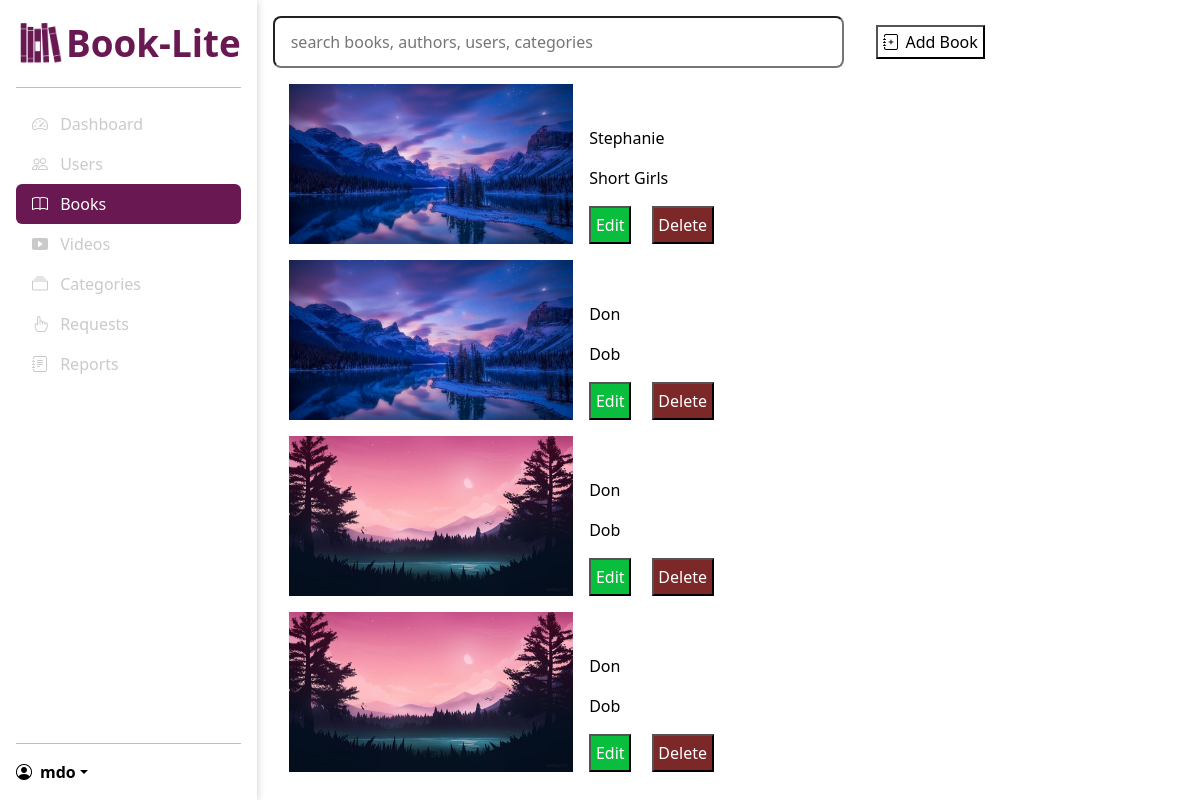
Page /admin/books (signed in) on the earlier database version.
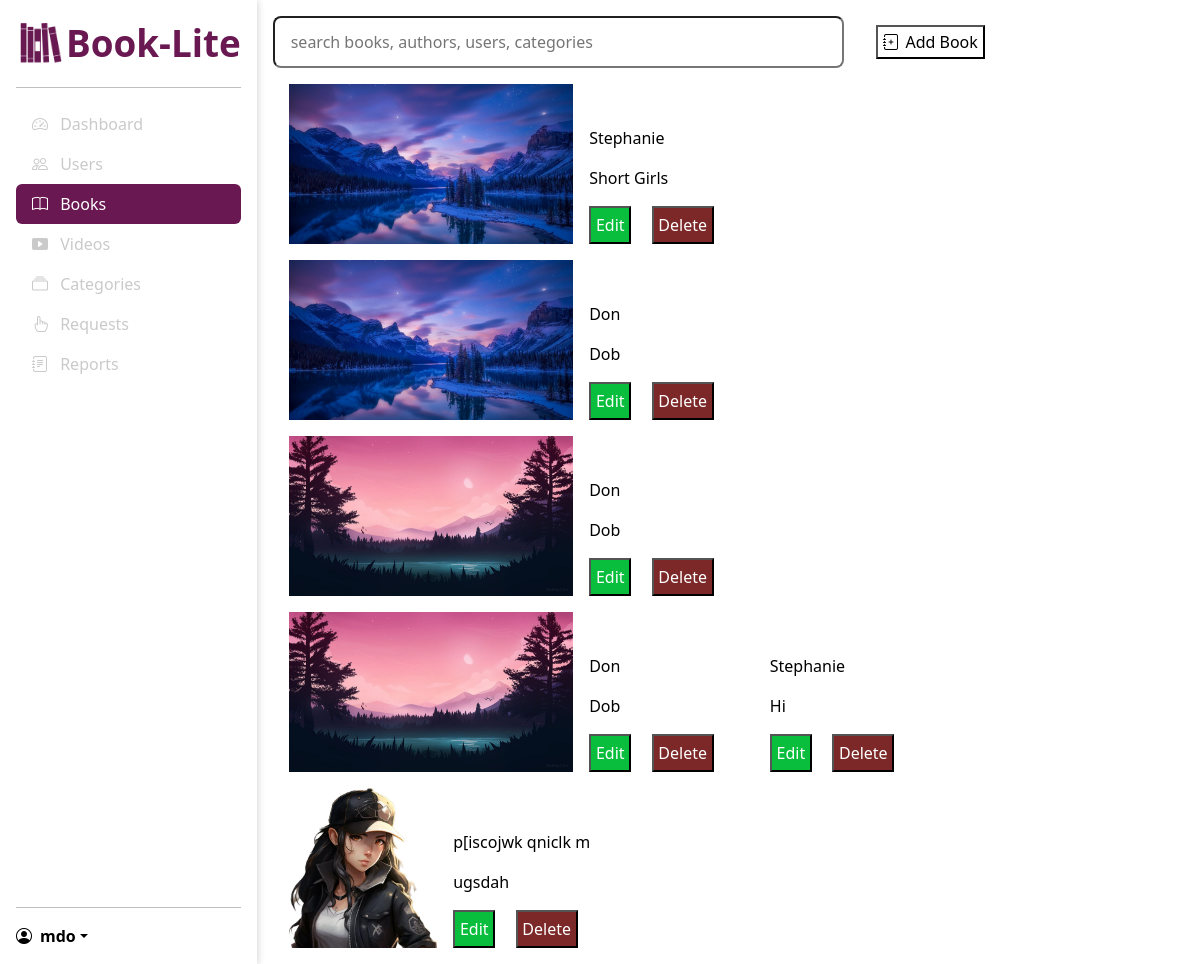
Same page on the later database version.
### models/models.py (models this page shows)
class Book(db.Model):
    id = db.Column(db.Integer, primary_key=True)
    title = db.Column(db.String(100), nullable=False)
    author = db.Column(db.String(100), nullable=False)
    description = db.Column(db.Text, nullable=False)
    cover_path = db.Column(db.String(100), nullable=False)
    file_path = db.Column(db.String(100), nullable=False)
    category_id = db.Column(db.Integer, db.ForeignKey('category.id'), nullable=False)
    rentals = db.relationship('Rental', backref='book', lazy=True)

### routes/admin.py (the view)
@admin_bp.route('/books')
@login_required
@isAdmin
def books():
    books = Book.query.all()
    return render_template('admin/books.html', books=books, b_active="active")

### main.py (called while the page is built)
@login_manager.user_loader
def load_user(user_id):
    return User.query.get(int(user_id))

### routes/admin.py (called while the page is built)
def isAdmin(f):
    @wraps(f)
    def decorated_function(*args, **kwargs):
        if not current_user.is_admin:
            return redirect(url_for('views.home'))
        return f(*args, **kwargs)
    return decorated_function

### templates/admin/books.html (shortened to what this page needs)
{% extends "/admin/base_admin.html" %} {%block title %}Books{% endblock %} {%
block main %}
<div class="main-top">
  <div class="search-bar">
    <input
      type="search"
      name=""
      id=""
      placeholder="search books, authors, users, categories"
    />
  </div>
  <div class="add-buttons">
    <button class="add-user">
      <a href="{{url_for('admin.new_book')}}">
        <i class="bi bi-journal-plus"></i>
        Add Book
      </a>
    </button>
  </div>
</div>
<div class="lib-item all-books">
  <div class="book-category">
    <div class="book-category-content row">
      {% for book in books %}
      <div class="col col-md-auto col-lg-auto">
        <img src="/static/images/covers/{{ book.cover_path }}" alt="" />
        <div class="text">
          <p>{{ book.author }}</p>
          <p>{{ book.title }}</p>
          <button><a href="/admin/books/{{ book.id }}/edit">Edit</a></button>
          <button>
            <a href="/admin/books/{{ book.id }}/delete">Delete</a>
          </button>
        </div>
      </div>
      {% endfor %}
    </div>
  </div>
</div>
{% endblock %}

### templates/admin/base_admin.html (shortened to what this page needs)
{% extends "/base_dashboard.html" %} {% block sidebar %}
<ul class="nav nav-pills flex-column mb-auto">
  <li>
    <a href="{{url_for('admin.dashboard')}}" class="nav-link big {{d_active}}">
      <i class="bi bi-speedometer2 me-2"></i>
      Dashboard
    </a>
  </li>
  <li>
    <a href="{{url_for('admin.users')}}" class="nav-link big {{u_active}}">
      <i class="bi bi-people me-2"></i>
      Users
    </a>
  </li>
  <li>
    <a href="{{url_for('admin.books')}}" class="nav-link big {{b_active}}">
      <i class="bi bi-book me-2"></i>
      Books
    </a>
  </li>
  <li>
    <a href="{{url_for('admin.videos')}}" class="nav-link big {{v_active}}">
      <i class="bi bi-play-btn-fill me-2"></i>
      Videos
    </a>
  </li>
  <li>
    <a href="{{url_for('admin.categories')}}" class="nav-link big {{c_active}}">
      <i class="bi bi-collection me-2"></i>
      Categories
    </a>
  </li>
  <li>
    <a href="{{url_for('admin.requests')}}" class="nav-link big {{req_active}}">
      <i class="bi bi-hand-index me-2"></i>
      Requests
    </a>
  </li>
  <li>
    <a href="{{url_for('admin.reports')}}" class="nav-link big {{rep_active}}">
      <i class="bi bi-journal-text me-2"></i>
      Reports
    </a>
  </li>
</ul>
<hr />
<div class="dropdown">
  <a
    href="#"
    class="d-flex align-items-center text-decoration-none dropdown-toggle user"
    data-bs-toggle="dropdown"
    aria-expanded="false"
  >
    <i class="bi bi-person-circle me-2"></i>
    <strong>mdo</strong>
  </a>
</div>
{% endblock %}

### templates/base_dashboard.html (shortened to what this page needs)
<!DOCTYPE html>
<html lang="en">
  <head>
        <link
      href="https://cdn.jsdelivr.net/npm/bootstrap@5.3.0-alpha3/dist/css/bootstrap.min.css"
      rel="stylesheet"
    />
    <link
      rel="stylesheet"
      href="https://cdn.jsdelivr.net/npm/bootstrap-icons@1.10.4/font/bootstrap-icons.css"
    />
    <link
      rel="stylesheet"
      href="{{url_for('static', filename='css/admin.css')}}"
    />
    <link
      rel="stylesheet"
      href="{{url_for('static', filename='css/user.css')}}"
    />
  </head>
  <body>
    <div class="container">
    <div
      class="d-flex flex-column flex-shrink-0 p-3 sidebar "
    >
      <a
        href="#"
        class="big d-flex align-items-center mb-3 mb-md-0 me-md-auto  text-decoration-none company-title"
      >
     <img src="/static/images/book-stack.png" alt="" width="50">
        <span class="fs-4">Book-Lite</span>
      </a>
      <hr />
      {% block sidebar %} {% endblock %}
    </div>
    <main class="{{ 'no-scroll' if rep_active == 'active' else ''}}">
      <div class="container-2">
      {% block main %} {% endblock %}
    </div>
    </main>
     </div>
  </body>
</html>

### static/css/admin.css (style rules this page uses)
* { margin: 0; padding: 0; scroll-behavior: smooth; color: black; }
*, *::before, *::after { box-sizing: border-box; }
body { width: 100vw; height: 100vh; overflow: hidden; }
:root { --secondary-color: #691852; --light-primary-color: #fff; --dark-primary-color: #000; --grey-color: #cacaca; }
.container { margin: 0; padding: 0; max-width: none; display: flex; height: 100%; min-height: 100vh; }
.container-2 { padding: 1rem; height: 100%; }
.sidebar { box-shadow: 0 1px 0.5rem 0 var(--grey-color); }
main { overflow: scroll; width: 100%; }
.company-title { width: 100%; }
.fs-4 { color: var(--secondary-color); font-weight: 700; font-size: 2.3rem !important; }
.nav-pills .nav-link.active, .nav-pills .nav-link.active i { background: var(--secondary-color); color: #fff; }
.nav-pills .nav-link, .nav-pills .nav-link i { color: var(--grey-color); }
.dropdown-toggle::after { color: #000; }
.main-top { display: flex; justify-content: space-between; align-items: center; gap: 2rem; }
.search-bar { display: flex; align-items: center; width: 65%; font-size: 1rem; }
.search-bar input { height: 100%; padding: 0.8rem 1rem; width: 100%; border-radius: 0.5rem; outline: none; }
.add-buttons { display: flex; gap: 1rem; width: 35%; }
.add-user { background: none; }
.add-user a { display: flex; gap: 0.4rem; padding: 0.2rem 0.3rem; align-items: center; color: var(--dark-primary-color); background: none; }
.add-user a { text-decoration: none; }
.lib-item > div { width: 100%; padding: 1rem; }
.lib-item > div > div { gap: 1rem; }
.lib-item > div > div img { height: 10rem; }
.lib-item .text { flex: 1 1; }
.lib-item .text button a, .lib-item .desc button a { text-decoration: none; color: white; }
.lib-item .text button:first-of-type { background: rgb(9, 190, 60); }
.lib-item .text button + button { margin-left: 1rem; }
.lib-item .text button { background: #7c2828; padding: 0.3rem; }
.lib-item > div > div > div { min-width: 17rem; display: flex; align-items: flex-end; gap: 1rem; }

### static/css/user.css (style rules this page uses)
* { margin: 0; padding: 0; scroll-behavior: smooth; color: black; }
*, *::before, *::after { box-sizing: border-box; }
body { width: 100vw; height: 100vh; overflow: hidden; }
:root { --secondary-color: #691852; --light-primary-color: #fff; --dark-primary-color: #000; --grey-color: #cacaca; }

Differences in the rows shown:
added Book: author "Stephanie", title "Hi"
added Book: cover_path (picture), author "p[iscojwk qniclk m", title "ugsdah"
